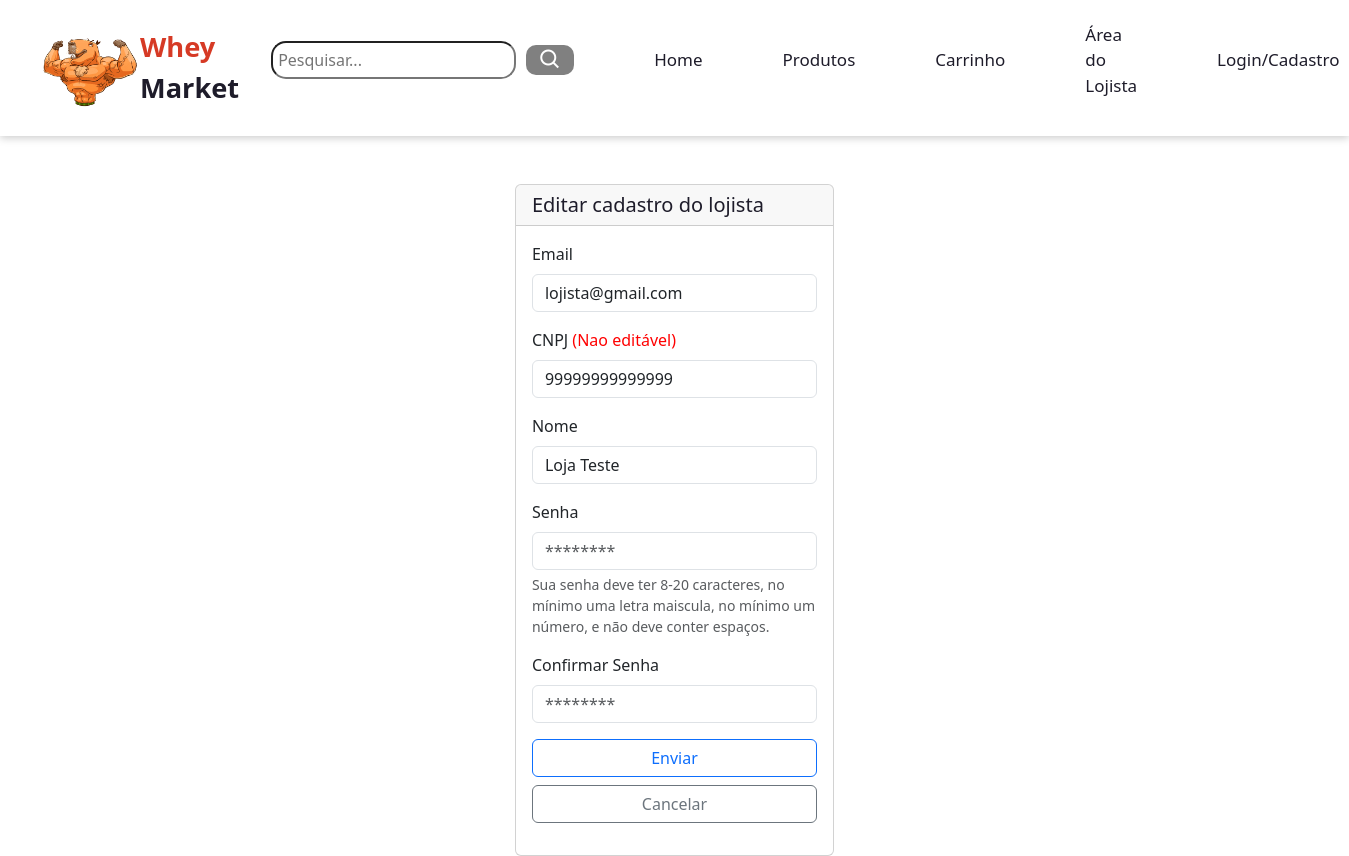
Before: /lojistaEdit.php?id=20 with the older database file.
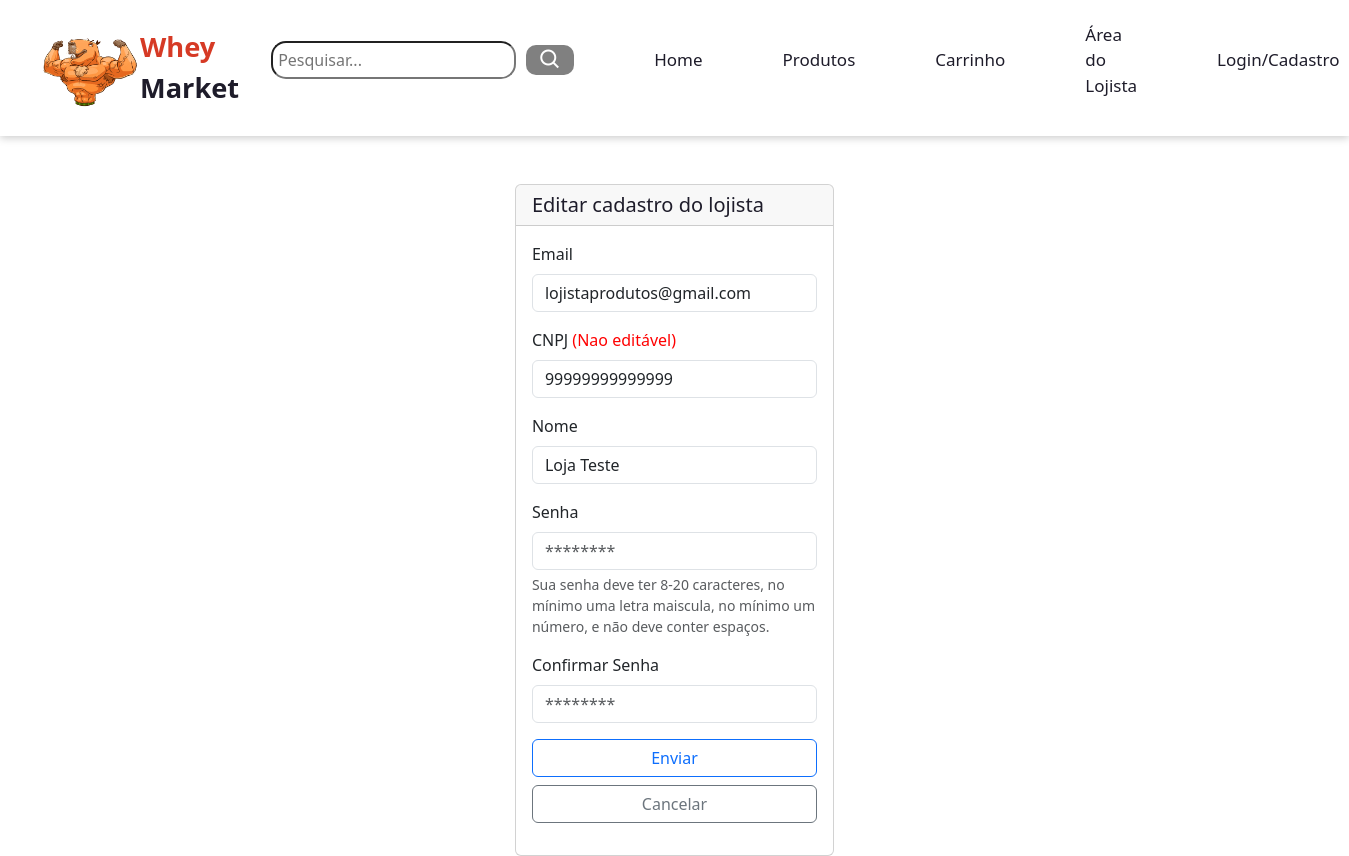
After: the same page with the newer database file.
### tables this page shows
CREATE TABLE `lojista` (
  `ID` int(11) NOT NULL,
  `CNPJ` char(18) DEFAULT NULL,
  `email` varchar(50) DEFAULT NULL,
  `Nome` varchar(100) DEFAULT NULL,
  `senha` char(32) DEFAULT NULL,
  `fk_Cadastro_Tipo_ID` int(11) DEFAULT NULL
);

### lojistaEdit.php (the view, shortened to what this page needs)
<?php
include_once('conexao.php');
if (!empty($_GET['id'])) {
    $id = $_GET['id'];
    $sqlSelect = "SELECT * FROM lojista WHERE ID=$id";
    $result = $conn->query($sqlSelect);
    if ($result->num_rows > 0) {
        $lojista = mysqli_fetch_assoc($result);
    }
} else {
    header('Location: produtosListar.php');
}
?>
<!DOCTYPE html>
<html lang="Pt-br">
<?php include('htmlhead.php');?>
<body>
    <?php
    require('header.php');
    ?>
    <div class='.container-fluid'>
        <div class="row justify-content-center pt-5">
            <div class='col-3'>
                <div class="card">
                    <h5 class="card-header text-dark">Editar cadastro do lojista</h5>
                    <div class="card-body">
                        <div class='col'>
                            <form action="lojistaSaveEdit.php" method="POST" class="needs-validation" novalidate>
                                <div class="mb-3">
                                    <label for="email" class="form-label">Email</label>
                                    <input type="email" name="email" class="form-control" id="email" placeholder="example@example.com"
                                    value="<?php  echo $lojista['email']?>" maxlength="50" required />
                                </div>
                                <div class="mb-3">
                                    <label for="CNPJ" class="form-label">CNPJ <span style="color: red">(Nao editável)</span></label>
                                    <input type="text" name="CNPJ" class="form-control cnpj" id="CNPJ" maxlength="14" pattern="\d{2}.?\d{3}.?\d{3}/?\d{4}-?\d{2}"
                                     readonly value="<?php  echo $lojista['CNPJ']?>" />
                                </div>
                                <div class="mb-3">
                                    <label for="Nome" class="form-label">Nome</label>
                                    <input type="text" name="Nome" class="form-control" id="Nome" placeholder="Nome da loja"
                                    value="<?php echo  $lojista['Nome']?>" maxlength="100" required />
                                </div>
                                <div class="mb-3">
                                    <label for="senha" class="form-label">Senha</label>
                                    <input type="password" name="senha" class="form-control" id="senha" placeholder='********' pattern="^(?=.*[A-Z])(?=.*[0-9])(?=\S{8,20}$).*"
                                    minlength="8" maxlength="20"
                                    onkeyup="confereSenha()" required>
                                    <div id="MensagemPassword" class="form-text">
                                        Sua senha deve ter 8-20 caracteres, no mínimo uma letra maiscula, no mínimo um número, e não deve conter espaços.
                                    </div>
                                </div>
                                <div class="mb-3 position-relative">
                                    <label for="senha" class="form-label">Confirmar Senha</label>
                                    <input type="password" name="confirma" class="form-control" id="confimar-senha" placeholder='********' pattern="^(?=.*[A-Z])(?=.*[0-9])(?=\S{8,20}$).*"
                                    minlength="8" maxlength="20" onkeyup="confereSenha()" required>
                                </div>
                                <div class="d-grid gap-2 mb-3 mt-3">
                                    <button name="update" class="btn btn-outline-primary" type="update">Enviar</button>
                                    <a class = "btn btn-outline-secondary"href="lojistaPage.php">Cancelar</a>
                                </div>
                            </form>
                        </div>
                    </div>
                </div>
            </div>
        </div>
    </div>
</body>
</html>

Changed rows visible on the page:
changed lojista "Loja Teste": email "lojista@gmail.com" → "lojistaprodutos@gmail.com"
